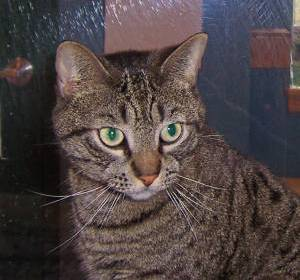
#> input picture Lab3/cat.1.jpg, 300 x 280 px
$ jupyter execute Task1.ipynb
#> lines starting #> are read from the running program, lines starting #| are printed output that depends on the picture
[cell 1]
import cv2
img = cv2.imread('cat.1.jpg')
#> img is the input picture: shape (280, 300, 3); mean B, G, R 68, 68.3, 78.8
cv2.imshow('Input image', img)
cv2.waitKey()

[cell 2]
import cv2
gray_img = cv2.imread('cat.1.jpg', cv2.IMREAD_GRAYSCALE)
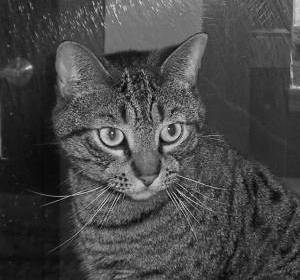
#> gray_img: shape (280, 300); min 0, max 237, mean 71.4
cv2.imshow('Grayscale', gray_img)
cv2.waitKey()

[cell 3]
import cv2
img = cv2.imread('cat.1.jpg')
gray_img = cv2.cvtColor(img, cv2.COLOR_BGR2GRAY)
cv2.imshow('Grayscale image', gray_img)
cv2.waitKey()

[cell 4]
yuv_img = cv2.cvtColor(img, cv2.COLOR_BGR2YUV)
#> yuv_img: shape (280, 300, 3); mean of channels 0, 1, 2 71.4, 126.4, 134.4
#To separate out the three channels, write the following lines:
cv2.imshow('Y channel', yuv_img[:, :, 0])
cv2.imshow('U channel', yuv_img[:, :, 1])
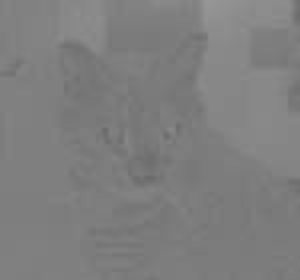
#> window 'U channel': shape (280, 300); min 105, max 151, mean 126.4
cv2.imshow('V channel', yuv_img[:, :, 2])
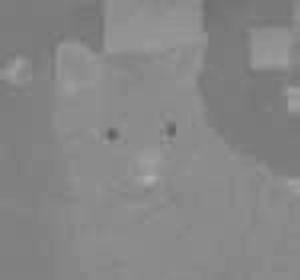
#> window 'V channel': shape (280, 300); min 94, max 174, mean 134.4
cv2.waitKey()

[cell 5]
#Task1
import matplotlib.pyplot as plt
#1. Increase the size of the image

img_enlarged = cv2.resize(img, None,fx=1.5, fy=1.5,interpolation=cv2.INTER_CUBIC)

#2: Rotate the image by 120 degrees.

import numpy as np
img = cv2.imread('cat.1.jpg', 0)
rows, cols = img.shape
#> rows = 280; cols = 300
M = np.float32([[1,  0, 0], [0, -1, rows], [0,  0, 1]])
#> M = [[1, 0, 0], [0, -1, 280], [0, 0, 1]]

img_rotation = cv2.warpAffine(img,cv2.getRotationMatrix2D((cols/2, rows/2),120, 0.6),(cols, rows))
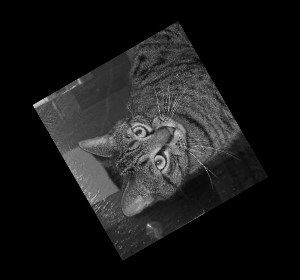
#> img_rotation: shape (280, 300); min 0, max 207, mean 25.7


#3. Perform Sheer operations over the image.

rows, cols = img.shape
M = np.float32([[1, 0.5, 0], [0, 1, 0], [0, 0, 1]])
sheared_img = cv2.warpPerspective(img, M, (int(cols*1.5), int(rows*1.5)))
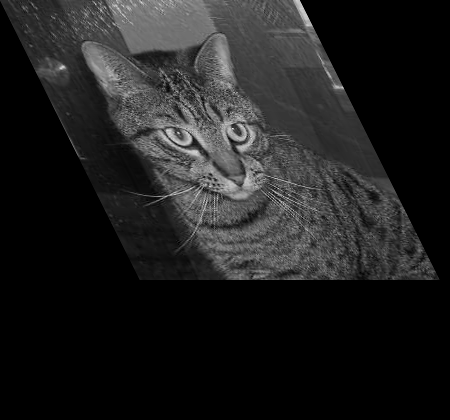
#> sheared_img: shape (420, 450); min 0, max 237, mean 31.8


# Display the images
plt.figure(figsize=(10, 5))  # Create a figure with a specified size
plt.subplot(1, 4, 1)  # Subplot for the original image
plt.imshow(cv2.cvtColor(img, cv2.COLOR_BGR2RGB))
plt.title("original_image")

plt.subplot(1, 4, 2)  # Subplot for the original image
plt.imshow(cv2.cvtColor(img_enlarged, cv2.COLOR_BGR2RGB))
plt.title("img_enlarged")

plt.subplot(1, 4, 3)  # Subplot for the original image
plt.imshow(cv2.cvtColor(img_rotation, cv2.COLOR_BGR2RGB))
plt.title("img_rotation")
plt.axis('off')
plt.subplot(1, 4, 4)  # Subplot for the original image
plt.imshow(cv2.cvtColor(sheared_img, cv2.COLOR_BGR2RGB))
plt.title("sheared_img")
plt.axis('off')
plt.show()
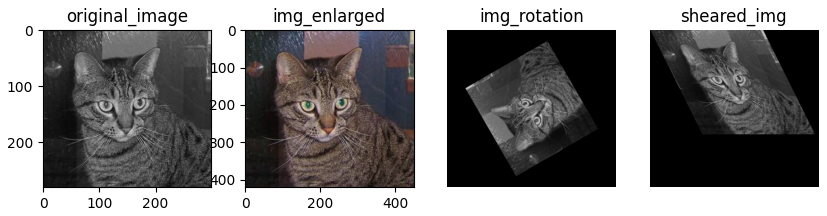
#> figure drawn by matplotlib, 4 panels

$ run again, with Lab3/dog.1.jpg copied over Lab3/cat.1.jpg
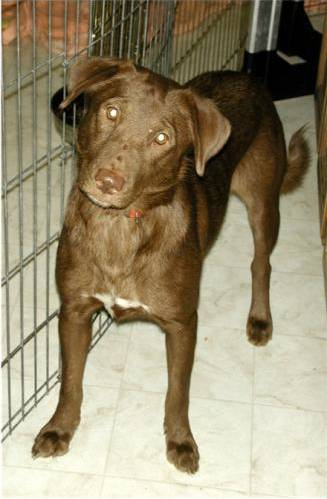
#> input picture Lab3/dog.1.jpg, 327 x 499 px
#> img is the input picture: shape (499, 327, 3); mean B, G, R 111.5, 139, 150.2
#> yuv_img: shape (499, 327, 3); mean of channels 0, 1, 2 139.2, 114.4, 137.8
#> `sheared_img = cv2.warpPerspective(img, M, (int(cols*1.5), int(rows*1.5..`:
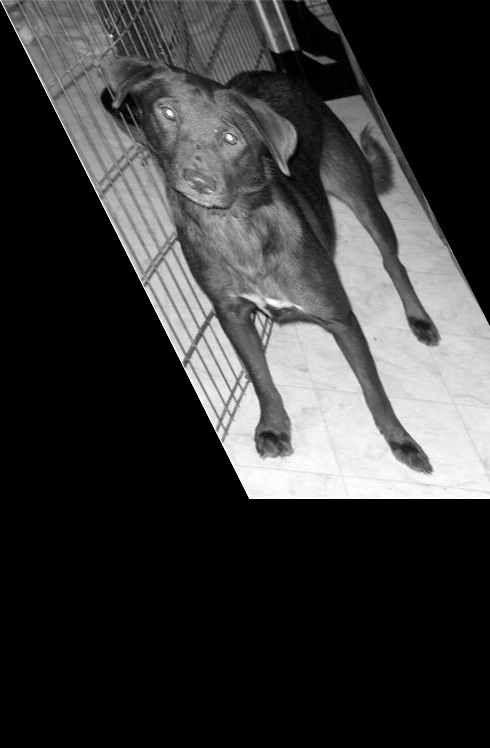
#> sheared_img: shape (748, 490); min 0, max 255, mean 57.4
#> `plt.show()`:
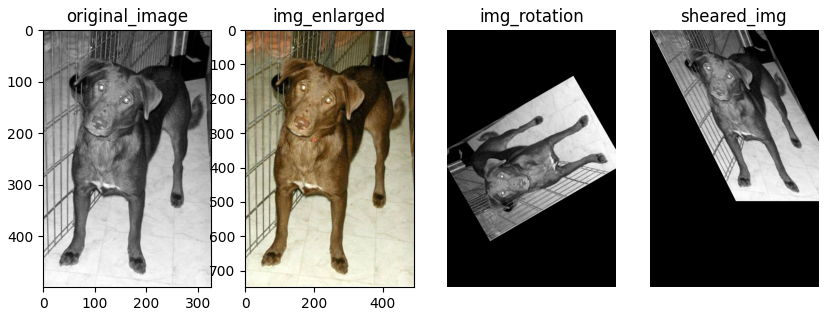
#> figure drawn by matplotlib, 4 panels
